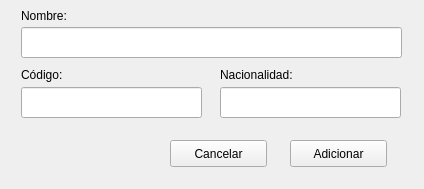
<?xml version="1.0" encoding="UTF-8"?>
<ui version="4.0">
 <class>Form</class>
 <widget class="QWidget" name="Form">
  <property name="windowModality">
   <enum>Qt::ApplicationModal</enum>
  </property>
  <property name="geometry">
   <rect>
    <x>0</x>
    <y>0</y>
    <width>424</width>
    <height>189</height>
   </rect>
  </property>
  <property name="windowTitle">
   <string>Adicionar Turoperador</string>
  </property>
  <widget class="QLabel" name="label_2">
   <property name="geometry">
    <rect>
     <x>21</x>
     <y>67</y>
     <width>61</width>
     <height>16</height>
    </rect>
   </property>
   <property name="text">
    <string>Código:</string>
   </property>
  </widget>
  <widget class="QLineEdit" name="codigo">
   <property name="geometry">
    <rect>
     <x>21</x>
     <y>87</y>
     <width>181</width>
     <height>31</height>
    </rect>
   </property>
   <property name="styleSheet">
    <string notr="true">text-transform: uppercase</string>
   </property>
  </widget>
  <widget class="QLabel" name="label_5">
   <property name="geometry">
    <rect>
     <x>220</x>
     <y>67</y>
     <width>101</width>
     <height>16</height>
    </rect>
   </property>
   <property name="text">
    <string>Nacionalidad:</string>
   </property>
  </widget>
  <widget class="QPushButton" name="cancelar">
   <property name="geometry">
    <rect>
     <x>170</x>
     <y>140</y>
     <width>97</width>
     <height>27</height>
    </rect>
   </property>
   <property name="contextMenuPolicy">
    <enum>Qt::NoContextMenu</enum>
   </property>
   <property name="text">
    <string>Cancelar</string>
   </property>
  </widget>
  <widget class="QPushButton" name="adicionar">
   <property name="geometry">
    <rect>
     <x>290</x>
     <y>140</y>
     <width>97</width>
     <height>27</height>
    </rect>
   </property>
   <property name="contextMenuPolicy">
    <enum>Qt::NoContextMenu</enum>
   </property>
   <property name="text">
    <string>Adicionar</string>
   </property>
  </widget>
  <widget class="QLineEdit" name="nombre">
   <property name="geometry">
    <rect>
     <x>21</x>
     <y>27</y>
     <width>381</width>
     <height>31</height>
    </rect>
   </property>
  </widget>
  <widget class="QLabel" name="label">
   <property name="geometry">
    <rect>
     <x>21</x>
     <y>7</y>
     <width>66</width>
     <height>17</height>
    </rect>
   </property>
   <property name="text">
    <string>Nombre:</string>
   </property>
  </widget>
  <widget class="QLineEdit" name="nacionalidad">
   <property name="geometry">
    <rect>
     <x>220</x>
     <y>87</y>
     <width>181</width>
     <height>31</height>
    </rect>
   </property>
   <property name="styleSheet">
    <string notr="true">text-transform: uppercase</string>
   </property>
  </widget>
 </widget>
 <tabstops>
  <tabstop>nombre</tabstop>
  <tabstop>codigo</tabstop>
  <tabstop>nacionalidad</tabstop>
  <tabstop>adicionar</tabstop>
  <tabstop>cancelar</tabstop>
 </tabstops>
 <resources/>
 <connections/>
</ui>
